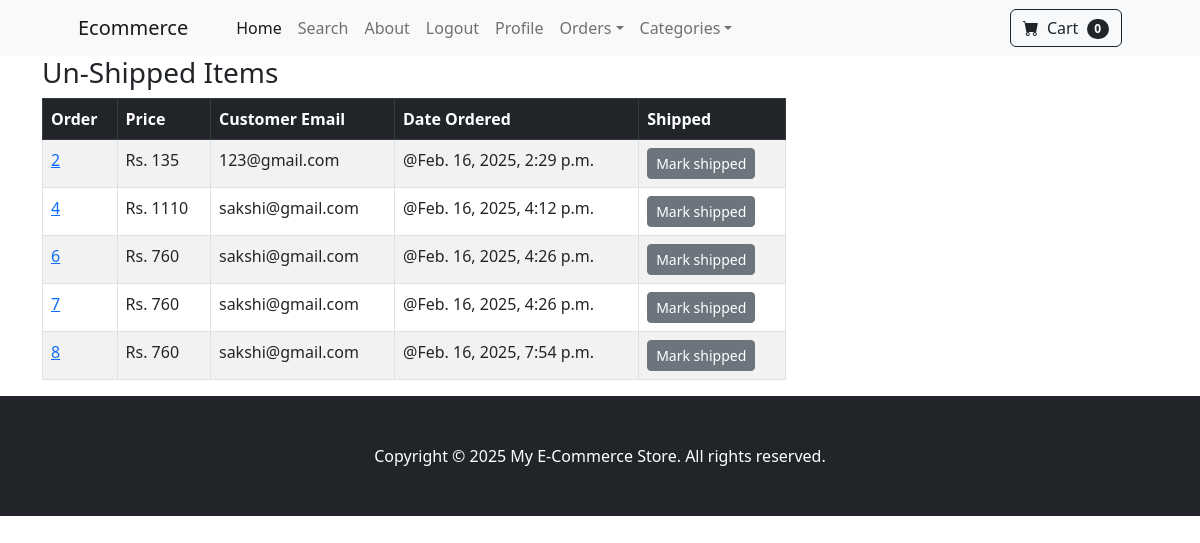
The app's page /payment/not_shipped_dash/ (signed in) with its own data.
### payment/models.py (models this page shows, shortened)
class Order(models.Model):
    user = models.ForeignKey(User, on_delete=models.CASCADE,null=True,blank=True)
    full_name = models.CharField(max_length=250)
    email = models.EmailField(max_length=250)
    shipping_address = models.TextField(max_length=1500)
    amount_paid = models.IntegerField()
    date_ordered = models.DateTimeField(auto_now_add=True)
    shipped = models. BooleanField(default=False)
    date_shipped = models.DateTimeField(blank=True,null=True)

### payment/views.py (the view, shortened to what this page needs)
# urls.py: path('not_shipped_dash/',views.not_shipped_dash,name="not_shipped_dash"),
def not_shipped_dash(request):
    if request.user.is_authenticated and request.user.is_superuser:
        orders = Order.objects.filter(shipped=False)
        return render(request,"not_shipped_dash.html",{"orders":orders})
    else:
        messages.success(request, 'Access Denied')
        return redirect('index')

### cart/cart.py (called while the page is built)
    def __len__(self):
        return len(self.cart)

### cart/context_processors.py (called while the page is built)
def cart(request):
    return {'cart':Cart(request)}

### payment/templates/not_shipped_dash.html (shortened to what this page needs)
{% extends 'base.html' %}
{% block content %}
<div class="container">
    <div class="row">
        <centre>
                <div class="col-8">
                    <h3>
                        Un-Shipped Items
                    </h3>
                    <table class="table table-striped table-hover table-bordered">
                        <thead class="table-dark">
                          <tr>
                            <th scope="col">Order</th>
                            <th scope="col">Price</th>
                            <th scope="col">Customer Email</th>
                            <th scope="col">Date Ordered</th>
                            <th scope="col">Shipped</th>
                          </tr>
                        </thead>
                        <tbody>
                            {% for item in orders %}
                          <tr>
                            <td><a href="{% url 'orders' item.id %}">{{ item.id }}</a></td>
                            <td>Rs. {{ item.amount_paid }}</td>
                            <td>{{ item.email }}</td>
                            <td>@{{ item.date_ordered }}</td>
                            <td>
                              <form method="POST" >
                                <button type="submit" class="btn btn-secondary btn-sm">Mark shipped</button>
                            </form>
                            </td>
                          </tr>
                          {% endfor %}
                        </tbody>
                      </table>
                </div>
        </centre>
    </div>
</div>
{% endblock %}

### records on screen
Order: id "2", amount_paid "135", email "123@gmail.com", date_ordered "Feb. 16, 2025, 2:29 p.m."
Order: id "4", amount_paid "1110", email "sakshi@gmail.com", date_ordered "Feb. 16, 2025, 4:12 p.m."
Order: id "6", amount_paid "760", email "sakshi@gmail.com", date_ordered "Feb. 16, 2025, 4:26 p.m."
Order: id "7", amount_paid "760", email "sakshi@gmail.com", date_ordered "Feb. 16, 2025, 4:26 p.m."
Order: id "8", amount_paid "760", email "sakshi@gmail.com", date_ordered "Feb. 16, 2025, 7:54 p.m."

### other values on screen
{{ cart|length }} "0"
